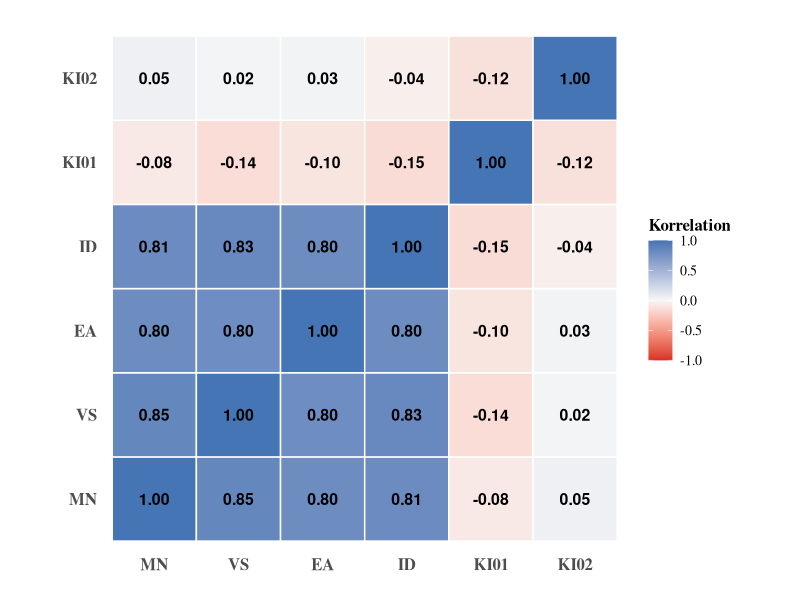

The R source for this figure:
# Load required libraries
library(dplyr)
library(ggplot2)
library(reshape2)
library(RColorBrewer)

# Load data
cat("Lade Daten...\n")
data <- read.delim("organized/data/Bereinigte Daten von WhatsApp Business.csv", 
                   fileEncoding = "UTF-16LE", stringsAsFactors = FALSE)

cat("Daten erfolgreich geladen\n")
cat("Anzahl Zeilen:", nrow(data), "\n")
cat("Anzahl Spalten:", ncol(data), "\n")

# Filter data (FINISHED=1)
data_processed <- data %>%
  filter(FINISHED == 1)

cat("Daten gefiltert\n")
cat("Anzahl gültige Fälle:", nrow(data_processed), "\n")

# Calculate composite scores (same as in previous scripts)
correlation_data <- data.frame(
  MN = rowMeans(data_processed[, grepl("^MN01_", colnames(data_processed))], na.rm = TRUE),
  VS = rowMeans(data_processed[, grepl("^VS01_", colnames(data_processed))], na.rm = TRUE),
  EA = rowMeans(data_processed[, grepl("^EA01_", colnames(data_processed))], na.rm = TRUE),
  ID = rowMeans(data_processed[, grepl("^ID01_", colnames(data_processed))], na.rm = TRUE),
  KI01 = rowMeans(data_processed[, grepl("^KI01_", colnames(data_processed))], na.rm = TRUE),
  KI02 = rowMeans(data_processed[, grepl("^KI02_", colnames(data_processed))], na.rm = TRUE)
)

cat("Composite Scores berechnet\n")

# Calculate correlation matrix
cor_matrix <- cor(correlation_data, method = "pearson", use = "complete.obs")

cat("Korrelationsmatrix berechnet:\n")
print(round(cor_matrix, 3))

# Melt correlation matrix for ggplot2
cor_melted <- melt(cor_matrix)
colnames(cor_melted) <- c("Var1", "Var2", "Correlation")

cat("Daten für ggplot2 vorbereitet\n")
cat("Erste 10 Zeilen der geschmolzenen Matrix:\n")
print(head(cor_melted, 10))

# Create ggplot2 heatmap (matching the style of your image)
p_heatmap <- ggplot(cor_melted, aes(x = Var1, y = Var2, fill = Correlation)) +
  geom_tile(color = "white", linewidth = 0.5) +
  geom_text(aes(label = sprintf("%.2f", Correlation)), 
            color = "black", 
            size = 4, 
            fontface = "bold") +
  scale_fill_gradient2(
    low = "#d73027",      # Red for negative correlations
    mid = "#f7f7f7",      # Light gray for near-zero correlations  
    high = "#4575b4",     # Blue for positive correlations
    midpoint = 0,
    name = "Korrelation",
    limits = c(-1, 1),
    breaks = c(-1.0, -0.5, 0.0, 0.5, 1.0),
    labels = c("-1.0", "-0.5", "0.0", "0.5", "1.0")
  ) +
  labs(
    title = NULL,
    x = "",
    y = ""
  ) +
  theme_minimal() +
  theme(
    axis.text.x = element_text(
      angle = 0, 
      vjust = 0.5, 
      hjust = 0.5,
      size = 12,
      face = "bold",
      family = "Times"
    ),
    axis.text.y = element_text(
      size = 12,
      face = "bold", 
      family = "Times"
    ),
    legend.title = element_text(
      size = 12,
      face = "bold",
      family = "Times"
    ),
    legend.text = element_text(
      size = 10,
      family = "Times"
    ),
    legend.position = "right",
    panel.grid = element_blank(),
    axis.title = element_blank(),
    plot.margin = margin(20, 20, 20, 20)
  ) +
  coord_fixed(ratio = 1)  # Keep square aspect ratio

# Create directory if it doesn't exist
dir.create("organized/images", recursive = TRUE, showWarnings = FALSE)

# Save as PNG with high resolution
ggsave("organized/images/korrelationsmatrix_heatmap_ggplot.png", 
       plot = p_heatmap,
       width = 10, 
       height = 8, 
       dpi = 300, 
       bg = "white",
       device = "png")

cat("Korrelationsmatrix-Heatmap erstellt: korrelationsmatrix_heatmap_ggplot.png\n")

# Also save correlation matrix as CSV for reference
write.csv(round(cor_matrix, 3), "korrelationsmatrix_echte_daten.csv", row.names = TRUE)

cat("\n================================================================================\n")
cat("KORRELATIONSMATRIX-HEATMAP ERSTELLT (ECHTE DATEN):\n")
cat("================================================================================\n")
cat("• korrelationsmatrix_heatmap_ggplot.png (MN, VS, EA, ID, KI01, KI02)\n")
cat("• ggplot2-Heatmap mit Farbcodierung und Korrelationswerten\n")
cat("• Rot = negative Korrelationen, Blau = positive Korrelationen\n")
cat("• Ohne Titel für saubere Darstellung\n")
cat("• Verwendet echte Daten aus CSV-Datei\n")
cat("• N =", nrow(correlation_data), "\n")
cat("• Hochauflösend: 10x8 Zoll, 300 DPI\n")
cat("• Korrelationsmatrix gespeichert als: korrelationsmatrix_echte_daten.csv\n")
cat("================================================================================\n") 